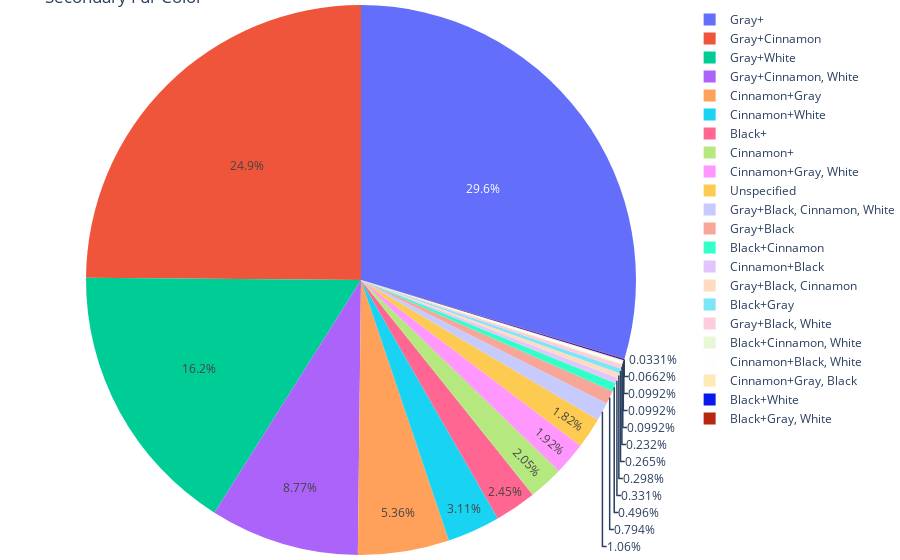

Notebook source saved alongside this figure:
### Code cell
labels = []
sizes = [] 
dictionary =  Counter(combo_fur)


for x,y in dictionary.items():
    labels.append(x)
    sizes.append(y)    

fig = px.pie(values= sizes, names= labels, title = "Secondary Fur Color", width = 15)
fig.update_layout(margin=dict(t=0, b=0, l=0, r=0)) # Makes the chart bigger. 
fig.show()

### Figure 1 — Plotly figure (JSON) as saved in the notebook; plotly's stock layout.template omitted (floating-point values rounded to 4 significant figures)
{"data": [{"domain": {"x": [0, 1], "y": [0, 1]}, "hovertemplate": "label=%{label}<br>value=%{value}<extra></extra>", "labels": ["Unspecified", "Gray+", "Gray+Cinnamon", "Cinnamon+White", "Gray+White", "Cinnamon+Gray", "Gray+Cinnamon, White", "Cinnamon+Gray, White", "Gray+Black, Cinnamon, White", "Cinnamon+", "Black+", "Gray+Black", "Black+White", "Black+Cinnamon", "Gray+Black, White", "Cinnamon+Black", "Black+Gray", "Gray+Black, Cinnamon", "Black+Cinnamon, White", "Cinnamon+Black, White", "Black+Gray, White", "Cinnamon+Gray, Black"], "legendgroup": "", "name": "", "showlegend": true, "type": "pie", "values": [55, 895, 752, 94, 489, 162, 265, 58, 32, 62, 74, 24, 2, 15, 7, 10, 8, 9, 3, 3, 1, 3]}], "layout": {"autosize": true, "legend": {"tracegroupgap": 0}, "margin": {"b": 0, "l": 0, "r": 0, "t": 0}, "title": {"text": "Secondary Fur Color"}}}
